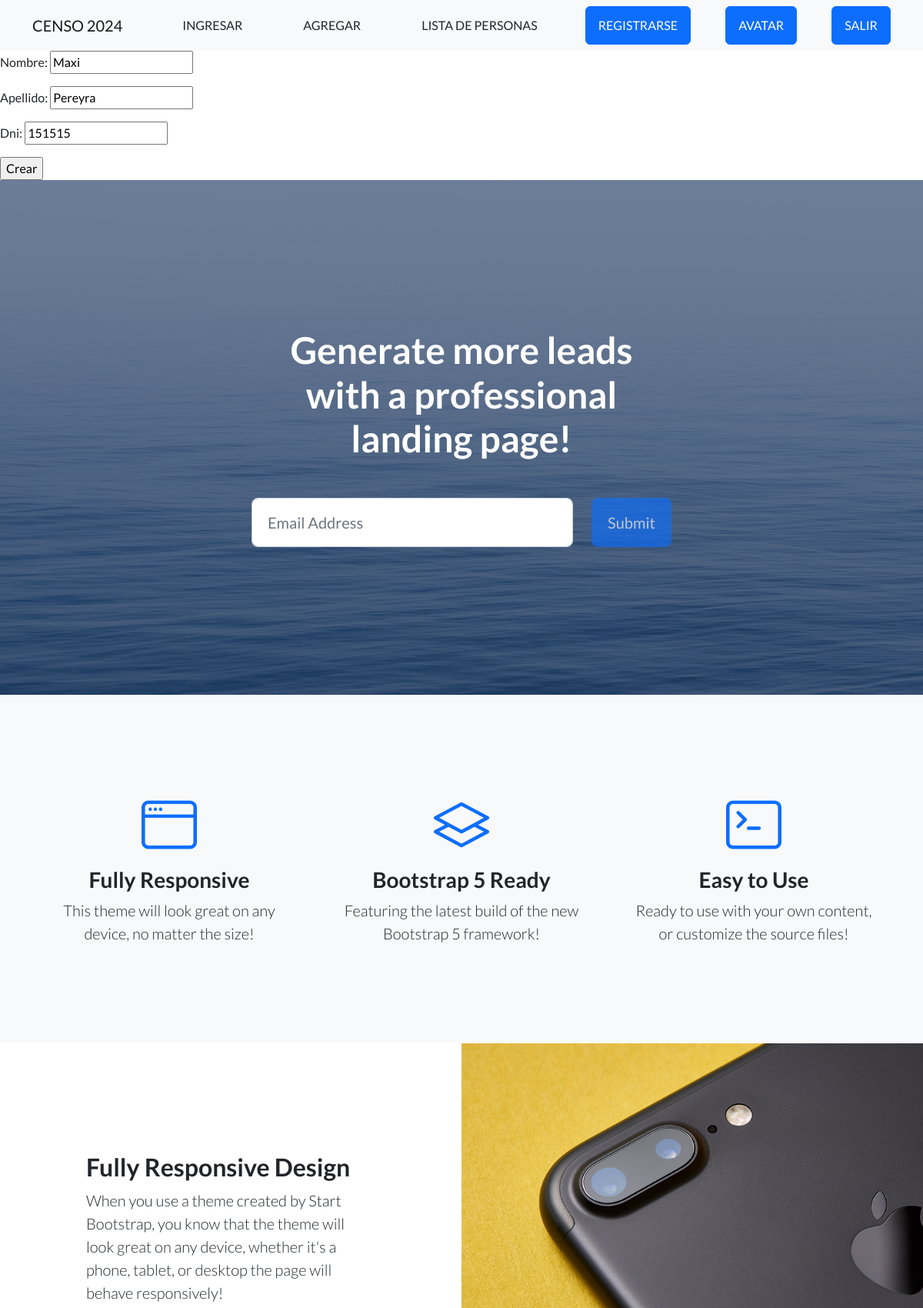
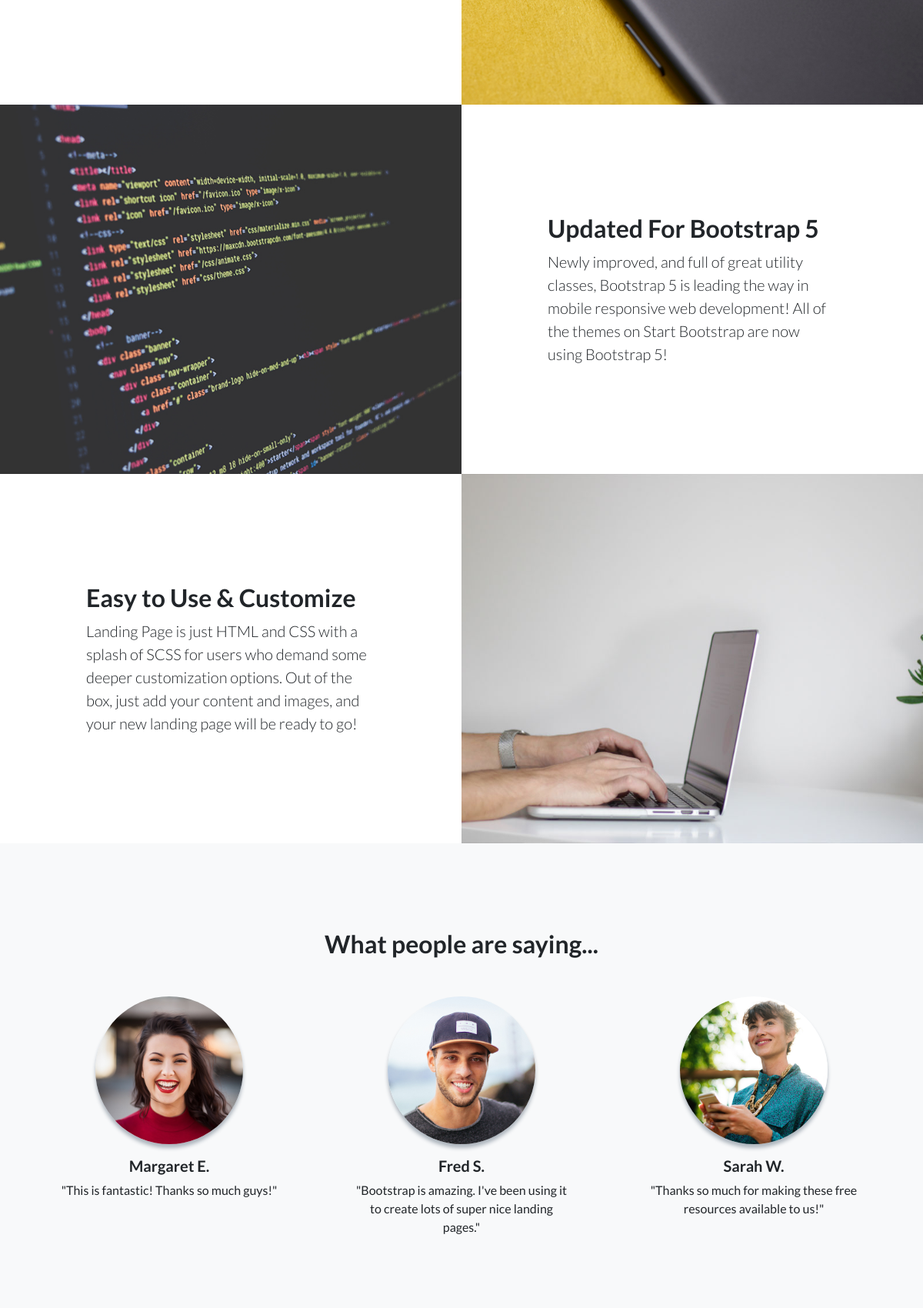
The page /app/editar/44 (upper part) on the database its author committed (2 pictures, top to bottom).
### Appcoder/models.py (models this page shows, shortened)
class Hombre(models.Model): # SE CREA MODELOS CON SUS CARACTERISTICAS
     nombre = models.CharField(max_length=40)
     apellido = models.CharField(max_length=30)
     dni = models.IntegerField()

### Appcoder/views.py (the view)
# urls.py: path('editar/<int:pk>', HombreActualizacion.as_view(), name="HombreUpdate"),
class HombreActualizacion(UpdateView):
    model = Hombre
    success_url = "/app/lista/"
    template_name = ("Appcoder/censo.html")
    fields = ["nombre","apellido","dni"]

### Templates/Appcoder/censo.html (shortened to what this page needs)
{% extends 'base.html' %}
{% block cambio %}
<form action="" method="POST">
    {{ form.as_p }}
    <input type="submit" value="Crear">
</form>
{% endblock %}

### rows shown on the page
Hombre: nombre "Maxi", apellido "Pereyra", dni "151515"
